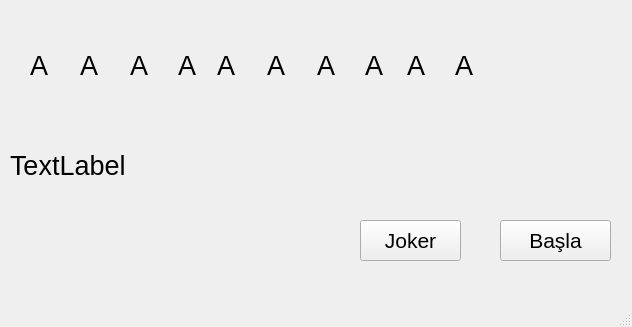
<?xml version="1.0" encoding="UTF-8"?>
<ui version="4.0">
 <class>MainWindow</class>
 <widget class="QMainWindow" name="MainWindow">
  <property name="geometry">
   <rect>
    <x>0</x>
    <y>0</y>
    <width>632</width>
    <height>327</height>
   </rect>
  </property>
  <property name="windowTitle">
   <string>MainWindow</string>
  </property>
  <widget class="QWidget" name="centralwidget">
   <widget class="QLabel" name="lbl_1">
    <property name="geometry">
     <rect>
      <x>30</x>
      <y>40</y>
      <width>41</width>
      <height>51</height>
     </rect>
    </property>
    <property name="font">
     <font>
      <pointsize>20</pointsize>
     </font>
    </property>
    <property name="text">
     <string>A</string>
    </property>
   </widget>
   <widget class="QLabel" name="lbl_2">
    <property name="geometry">
     <rect>
      <x>80</x>
      <y>40</y>
      <width>41</width>
      <height>51</height>
     </rect>
    </property>
    <property name="font">
     <font>
      <pointsize>20</pointsize>
     </font>
    </property>
    <property name="text">
     <string>A</string>
    </property>
   </widget>
   <widget class="QLabel" name="lbl_3">
    <property name="geometry">
     <rect>
      <x>130</x>
      <y>40</y>
      <width>41</width>
      <height>51</height>
     </rect>
    </property>
    <property name="font">
     <font>
      <pointsize>20</pointsize>
     </font>
    </property>
    <property name="text">
     <string>A</string>
    </property>
   </widget>
   <widget class="QLabel" name="lbl_4">
    <property name="geometry">
     <rect>
      <x>178</x>
      <y>40</y>
      <width>41</width>
      <height>51</height>
     </rect>
    </property>
    <property name="font">
     <font>
      <pointsize>20</pointsize>
     </font>
    </property>
    <property name="text">
     <string>A</string>
    </property>
   </widget>
   <widget class="QLabel" name="lbl_8">
    <property name="geometry">
     <rect>
      <x>365</x>
      <y>40</y>
      <width>41</width>
      <height>51</height>
     </rect>
    </property>
    <property name="font">
     <font>
      <pointsize>20</pointsize>
     </font>
    </property>
    <property name="text">
     <string>A</string>
    </property>
   </widget>
   <widget class="QLabel" name="lbl_5">
    <property name="geometry">
     <rect>
      <x>217</x>
      <y>40</y>
      <width>41</width>
      <height>51</height>
     </rect>
    </property>
    <property name="font">
     <font>
      <pointsize>20</pointsize>
     </font>
    </property>
    <property name="text">
     <string>A</string>
    </property>
   </widget>
   <widget class="QLabel" name="lbl_6">
    <property name="geometry">
     <rect>
      <x>267</x>
      <y>40</y>
      <width>41</width>
      <height>51</height>
     </rect>
    </property>
    <property name="font">
     <font>
      <pointsize>20</pointsize>
     </font>
    </property>
    <property name="text">
     <string>A</string>
    </property>
   </widget>
   <widget class="QLabel" name="lbl_7">
    <property name="geometry">
     <rect>
      <x>317</x>
      <y>40</y>
      <width>41</width>
      <height>51</height>
     </rect>
    </property>
    <property name="font">
     <font>
      <pointsize>20</pointsize>
     </font>
    </property>
    <property name="text">
     <string>A</string>
    </property>
   </widget>
   <widget class="QLabel" name="lbl_9">
    <property name="geometry">
     <rect>
      <x>407</x>
      <y>40</y>
      <width>41</width>
      <height>51</height>
     </rect>
    </property>
    <property name="font">
     <font>
      <pointsize>20</pointsize>
     </font>
    </property>
    <property name="text">
     <string>A</string>
    </property>
   </widget>
   <widget class="QLabel" name="lbl_10">
    <property name="geometry">
     <rect>
      <x>455</x>
      <y>40</y>
      <width>41</width>
      <height>51</height>
     </rect>
    </property>
    <property name="font">
     <font>
      <pointsize>20</pointsize>
     </font>
    </property>
    <property name="text">
     <string>A</string>
    </property>
   </widget>
   <widget class="QLabel" name="lbl_text">
    <property name="geometry">
     <rect>
      <x>10</x>
      <y>130</y>
      <width>591</width>
      <height>71</height>
     </rect>
    </property>
    <property name="font">
     <font>
      <pointsize>20</pointsize>
     </font>
    </property>
    <property name="text">
     <string>TextLabel</string>
    </property>
   </widget>
   <widget class="QPushButton" name="btn_basla">
    <property name="geometry">
     <rect>
      <x>500</x>
      <y>220</y>
      <width>111</width>
      <height>41</height>
     </rect>
    </property>
    <property name="font">
     <font>
      <pointsize>16</pointsize>
     </font>
    </property>
    <property name="text">
     <string>Başla</string>
    </property>
   </widget>
   <widget class="QPushButton" name="btn_joker">
    <property name="geometry">
     <rect>
      <x>360</x>
      <y>220</y>
      <width>101</width>
      <height>41</height>
     </rect>
    </property>
    <property name="font">
     <font>
      <pointsize>16</pointsize>
     </font>
    </property>
    <property name="text">
     <string>Joker</string>
    </property>
   </widget>
  </widget>
  <widget class="QMenuBar" name="menubar">
   <property name="geometry">
    <rect>
     <x>0</x>
     <y>0</y>
     <width>632</width>
     <height>26</height>
    </rect>
   </property>
  </widget>
  <widget class="QStatusBar" name="statusbar"/>
 </widget>
 <resources/>
 <connections/>
</ui>
